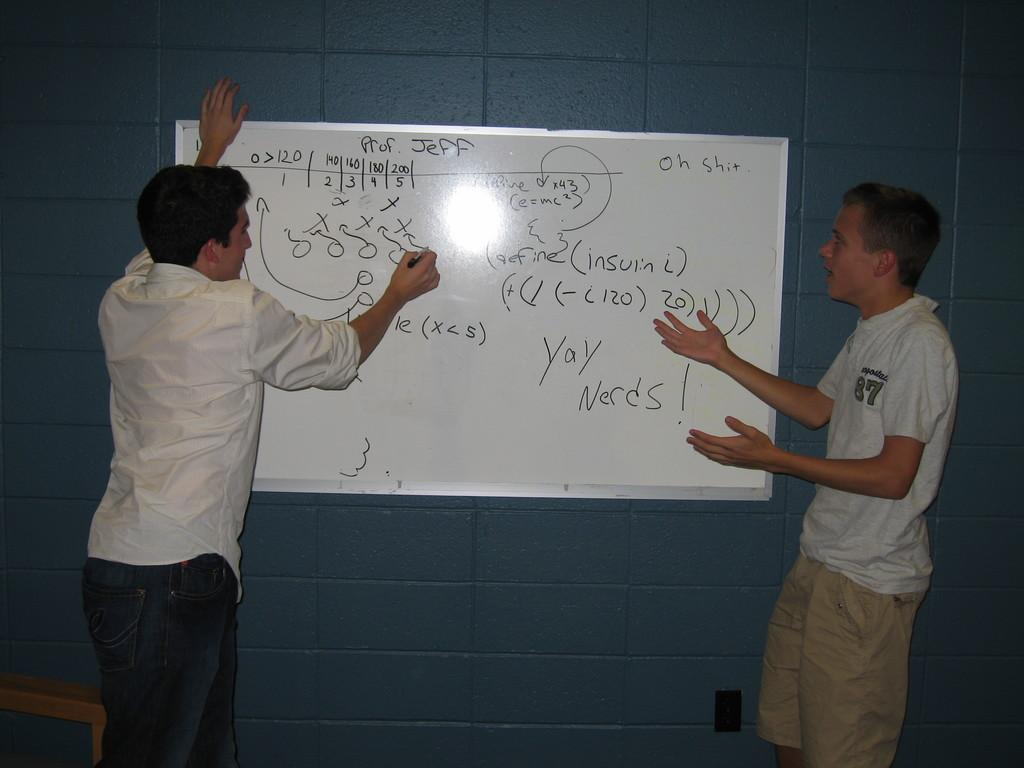
#> input picture images/image-1.jpg, 1024 x 768 px
$ python -i preprocessor.py   (imports and definitions only)
#> lines starting #> are read from the running program, lines starting #| are printed output that depends on the picture
#> further down, picture is the input picture: shape (768, 1024, 3); mean B, G, R 79.9, 77.9, 73.1
"""Stage 7 — Crop preprocessing for VLM inference.

Applies CLAHE (Contrast Limited Adaptive Histogram Equalization) on the
L channel in LAB color space to maximise contrast regardless of marker
quality or lighting, before the crop is sent to GOT-OCR 2.0.
"""

from __future__ import annotations

import cv2
import numpy as np


def preprocess_crop(bgr: np.ndarray) -> np.ndarray:
    """Enhance a board crop for VLM inference via CLAHE.

    Args:
        bgr: BGR uint8 entity crop from the clean board composite.

    Returns:
        BGR uint8 image with enhanced local contrast.
    """
    lab = cv2.cvtColor(bgr, cv2.COLOR_BGR2LAB)
#> lab: shape (768, 1024, 3); mean of channels 0, 1, 2 80.9, 126.9, 126
    clahe = cv2.createCLAHE(clipLimit=2.0, tileGridSize=(8, 8))
    lab[:, :, 0] = clahe.apply(lab[:, :, 0])
#> lab: shape (768, 1024, 3); mean of channels 0, 1, 2 92.5, 126.9, 126
    return cv2.cvtColor(lab, cv2.COLOR_LAB2BGR)
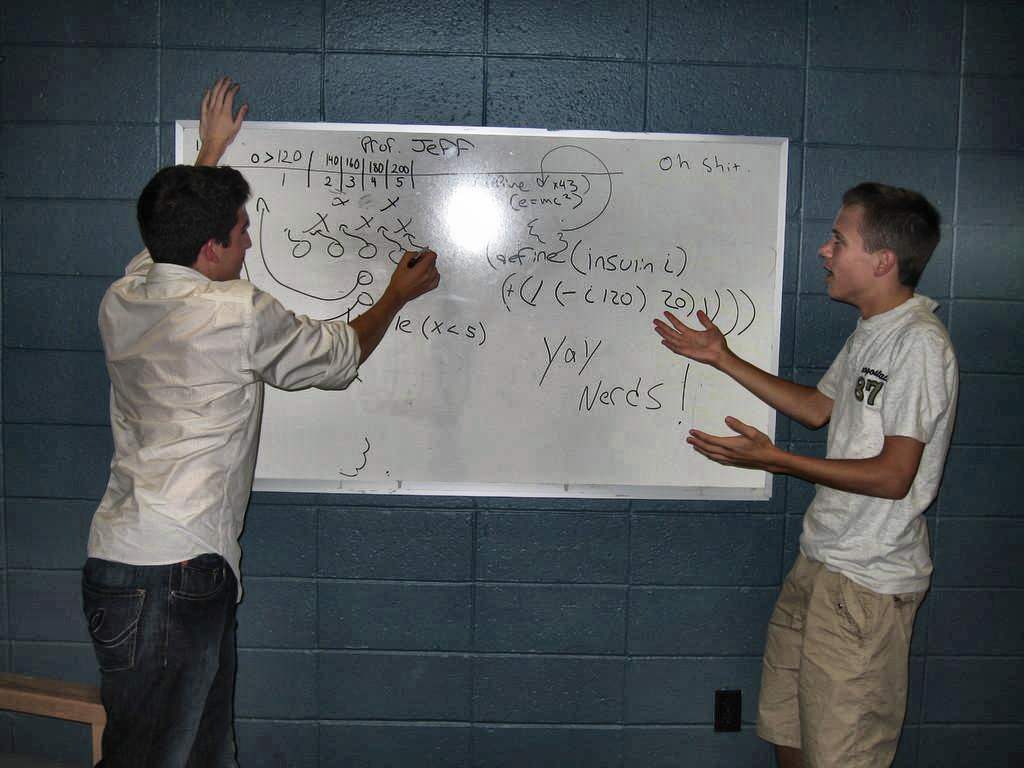
#> returned value: shape (768, 1024, 3); mean B, G, R 90.5, 88.5, 83.7

>>> import cv2
>>> picture = cv2.imread('../../images/image-1.jpg')
>>> result = preprocess_crop(picture)

$ run again, on images/image-2.jpg
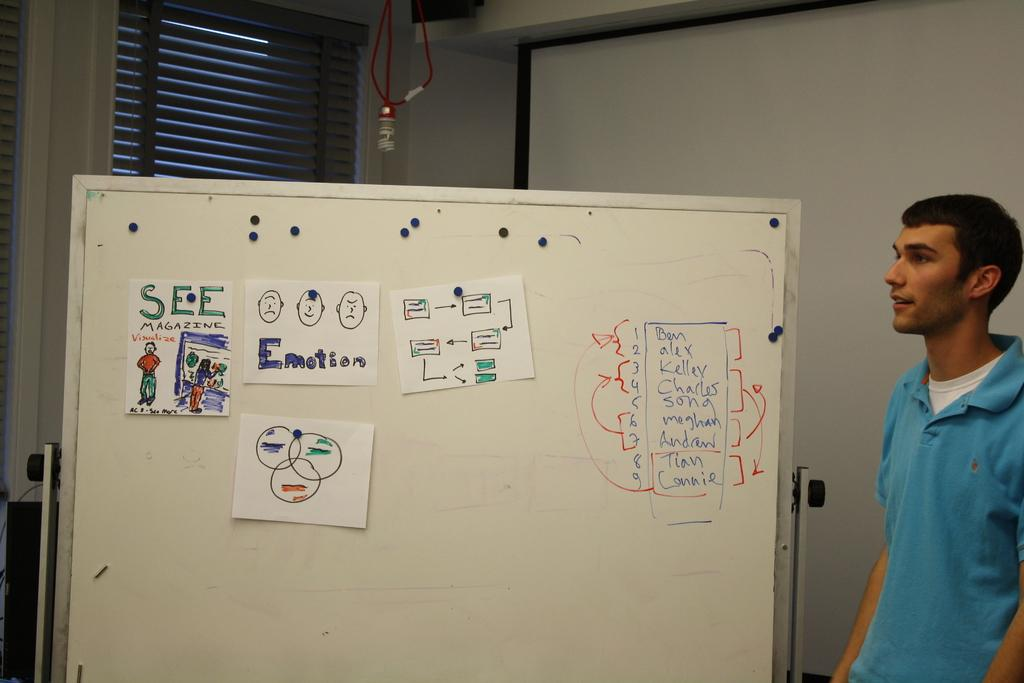
#> input picture images/image-2.jpg, 1024 x 683 px
#> picture is the input picture: shape (683, 1024, 3); mean B, G, R 108.2, 125.1, 130.9
#> in preprocess_crop, `return cv2.cvtColor(lab, cv2.COLOR_LAB2BGR)`:
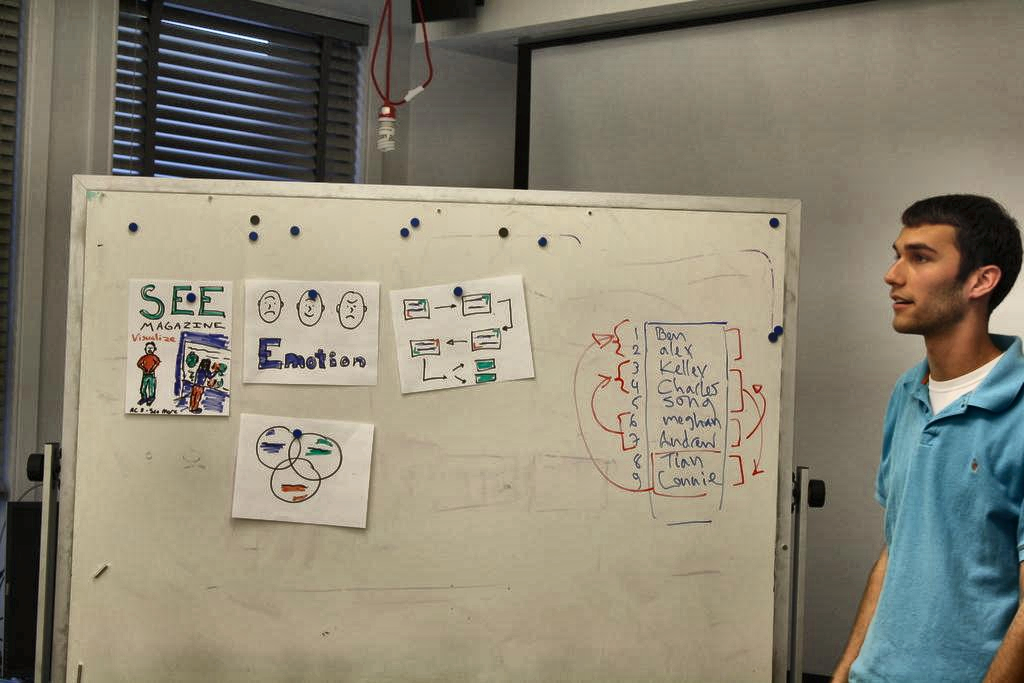
#> returned value: shape (683, 1024, 3); mean B, G, R 116.5, 133.5, 139.4

$ run again, on images/image-3.jpg
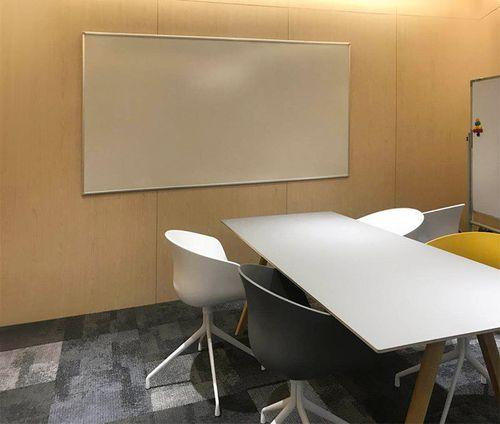
#> input picture images/image-3.jpg, 500 x 424 px
#> picture is the input picture: shape (424, 500, 3); mean B, G, R 102.6, 129.8, 149.8
#> in preprocess_crop, `return cv2.cvtColor(lab, cv2.COLOR_LAB2BGR)`:
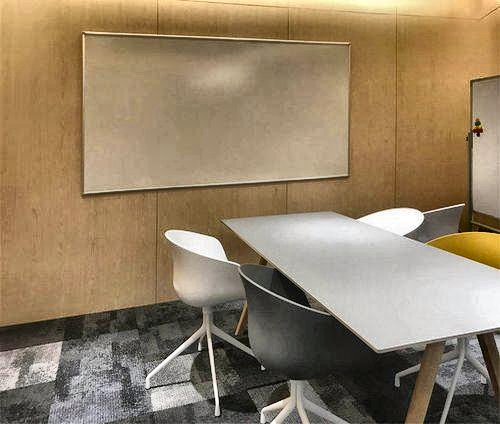
#> returned value: shape (424, 500, 3); mean B, G, R 102.1, 129.2, 148.6

$ run again, on images/image-4.jpg
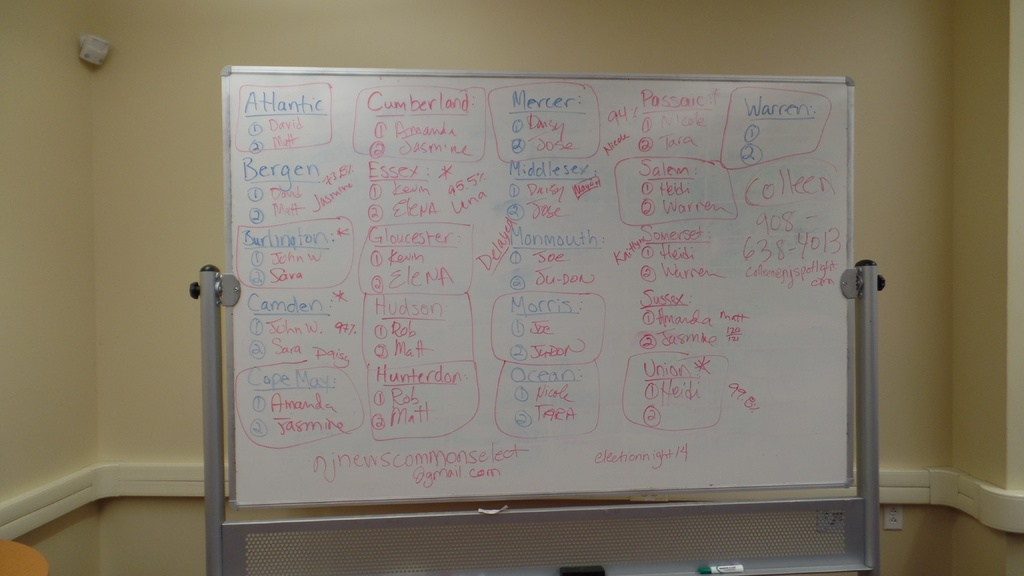
#> input picture images/image-4.jpg, 1024 x 576 px
#> picture is the input picture: shape (576, 1024, 3); mean B, G, R 107, 123.2, 131.8
#> in preprocess_crop, `return cv2.cvtColor(lab, cv2.COLOR_LAB2BGR)`:
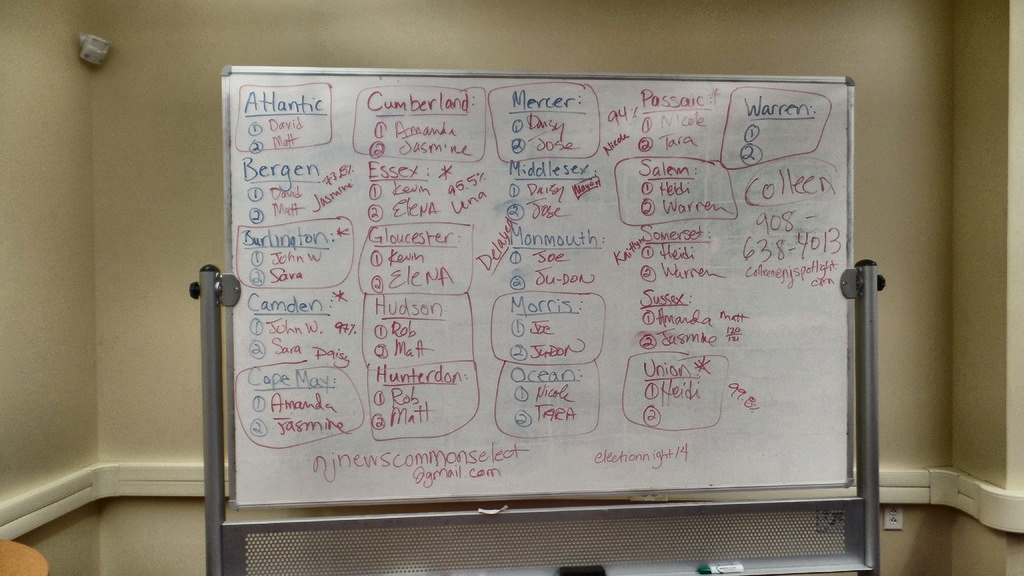
#> returned value: shape (576, 1024, 3); mean B, G, R 114.1, 130.3, 138.9
